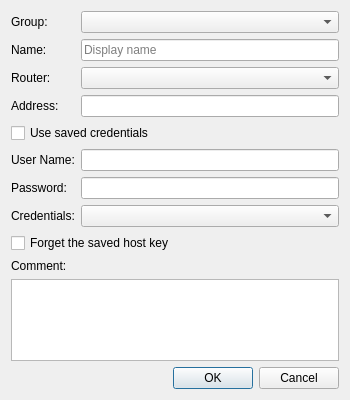
<?xml version="1.0" encoding="UTF-8"?>
<ui version="4.0">
 <class>LocalHostDialog</class>
 <widget class="QDialog" name="LocalHostDialog">
  <property name="geometry">
   <rect>
    <x>0</x>
    <y>0</y>
    <width>350</width>
    <height>400</height>
   </rect>
  </property>
  <property name="windowTitle">
   <string>Host</string>
  </property>
  <property name="modal">
   <bool>true</bool>
  </property>
  <layout class="QVBoxLayout" name="verticalLayout">
   <item>
    <layout class="QGridLayout" name="gridLayout">
     <item row="0" column="0">
      <widget class="QLabel" name="label_group">
       <property name="text">
        <string>Group:</string>
       </property>
      </widget>
     </item>
     <item row="0" column="1">
      <widget class="GroupComboBox" name="combo_group">
       <property name="sizeAdjustPolicy">
        <enum>QComboBox::SizeAdjustPolicy::AdjustToContents</enum>
       </property>
      </widget>
     </item>
     <item row="1" column="0">
      <widget class="QLabel" name="label_name">
       <property name="text">
        <string>Name:</string>
       </property>
      </widget>
     </item>
     <item row="1" column="1">
      <widget class="QLineEdit" name="edit_name">
       <property name="placeholderText">
        <string>Display name</string>
       </property>
      </widget>
     </item>
     <item row="2" column="0">
      <widget class="QLabel" name="label_router">
       <property name="text">
        <string>Router:</string>
       </property>
      </widget>
     </item>
     <item row="2" column="1">
      <widget class="QComboBox" name="combo_router">
       <property name="sizeAdjustPolicy">
        <enum>QComboBox::SizeAdjustPolicy::AdjustToContents</enum>
       </property>
      </widget>
     </item>
     <item row="3" column="0">
      <widget class="QLabel" name="label_address">
       <property name="text">
        <string>Address:</string>
       </property>
      </widget>
     </item>
     <item row="3" column="1">
      <widget class="QLineEdit" name="edit_address"/>
     </item>
     <item row="4" column="0" colspan="2">
      <widget class="QCheckBox" name="checkbox_saved_credentials">
       <property name="text">
        <string>Use saved credentials</string>
       </property>
      </widget>
     </item>
     <item row="5" column="0">
      <widget class="QLabel" name="label_username">
       <property name="text">
        <string>User Name:</string>
       </property>
      </widget>
     </item>
     <item row="5" column="1">
      <widget class="QLineEdit" name="edit_username"/>
     </item>
     <item row="6" column="0">
      <widget class="QLabel" name="label_password">
       <property name="text">
        <string>Password:</string>
       </property>
      </widget>
     </item>
     <item row="6" column="1">
      <widget class="PasswordEdit" name="edit_password"/>
     </item>
     <item row="7" column="0">
      <widget class="QLabel" name="label_credential">
       <property name="text">
        <string>Credentials:</string>
       </property>
      </widget>
     </item>
     <item row="7" column="1">
      <widget class="QComboBox" name="combo_credential">
       <property name="sizeAdjustPolicy">
        <enum>QComboBox::SizeAdjustPolicy::AdjustToContents</enum>
       </property>
      </widget>
     </item>
     <item row="8" column="0" colspan="2">
      <widget class="QCheckBox" name="checkbox_forget_host_key">
       <property name="visible">
        <bool>false</bool>
       </property>
       <property name="text">
        <string>Forget the saved host key</string>
       </property>
      </widget>
     </item>
    </layout>
   </item>
   <item>
    <layout class="QVBoxLayout" name="verticalLayout_comment">
     <item>
      <widget class="QLabel" name="label_comment">
       <property name="text">
        <string>Comment:</string>
       </property>
      </widget>
     </item>
     <item>
      <widget class="QPlainTextEdit" name="edit_comment"/>
     </item>
    </layout>
   </item>
   <item>
    <widget class="DialogButtonBox" name="button_box">
     <property name="standardButtons">
      <set>QDialogButtonBox::StandardButton::Cancel|QDialogButtonBox::StandardButton::Ok</set>
     </property>
    </widget>
   </item>
  </layout>
 </widget>
 <customwidgets>
  <customwidget>
   <class>DialogButtonBox</class>
   <extends>QDialogButtonBox</extends>
   <header>common/desktop/dialog_button_box.h</header>
  </customwidget>
  <customwidget>
   <class>GroupComboBox</class>
   <extends>QComboBox</extends>
   <header>client/desktop/management/group_combo_box.h</header>
  </customwidget>
  <customwidget>
   <class>PasswordEdit</class>
   <extends>QLineEdit</extends>
   <header>common/desktop/password_edit.h</header>
  </customwidget>
 </customwidgets>
 <resources>
  <include location="../../../common/resources/common.qrc"/>
 </resources>
 <connections/>
</ui>
